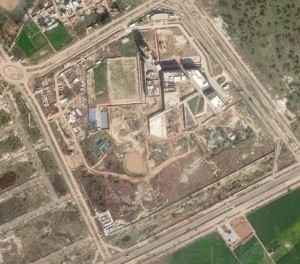
#> input picture Lab 3/sat_image_plaksha.jpg, 300 x 264 px
$ jupyter execute code.ipynb
#> lines starting #> are read from the running program, lines starting #| are printed output that depends on the picture; long printed decimals are rounded
### step 1 : Import Libraries

[cell 1]
import numpy as np
import matplotlib.pyplot as plt
import cv2

### step - 2

[cell 2]
#load_image
sat_image = cv2.imread("sat_image_plaksha.jpg")
#> sat_image is the input picture: shape (264, 300, 3); mean B, G, R 116.6, 136.2, 148
plt.imshow(sat_image)

### step-3

[cell 3]
#convert the image into grey-scale
grey_sat_image = cv2.cvtColor(sat_image , cv2.COLOR_BGR2GRAY)
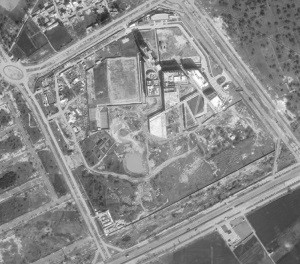
#> grey_sat_image: shape (264, 300); min 35, max 254, mean 137.5
plt.imshow(grey_sat_image)
#grey_sat_image.shape() -> ( 264 , 300 )

### step-4

[cell 4]
#convert the image to double precision
grey_sat_image_double = grey_sat_image.astype(np.float64)
#print(grey_sat_image_double.dtype)

### step 5

[cell 5]
#print(grey_sat_image_double.shape)
#calculating mean of each coloumn (there are 300 coloums in total )
mean_col = np.mean(grey_sat_image_double, axis=0)
#> mean_col = 300 values, max 159.2 at index 157, min 111.7 at index 298, mean 137.5
# for mean in mean_col:
#     print(mean)

[cell 6]
#subtracting coloumn mean from each pixel to get  image_mean_subtracted.
image_mean_subtracted = grey_sat_image_double - mean_col
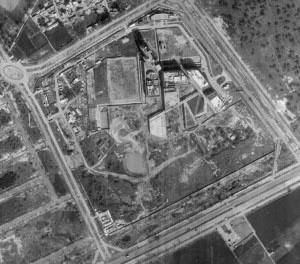
#> image_mean_subtracted: shape (264, 300) float64; min -103, max 127.4, mean 0; drawn with min black and max white
new_mean = np.mean(image_mean_subtracted , axis = 0)
#> new_mean = 300 values, max 8.96e-14 at index 197, min -8.01e-14 at index 191, mean -9.84e-16
'''we subtracte coloumn mean from each pixel inorder to make the data centred .
PCA assumes that data is centred around zero . Our covariance matrix gets affected
and as a result , we have a great chance that wrong Principle components being evaluated for analysis .

'''

### step - 6

[cell 7]
#Computing the co variance matrix using numpy
cov_matrix = np.cov(image_mean_subtracted, rowvar=False)
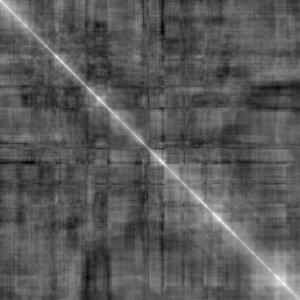
#> cov_matrix: shape (300, 300) float64; min -715.1, max 1729.1, mean 145.8; drawn with min black and max white
'''we must use rowvar = false since by default , np.cov() assumes that each row
as a variable and coloumn as observation . But in PCA , we do the inverse logic of it since our main target here is
coloumn .
'''
#print(cov_matrix.shape)
cov_matrix

### step - 7 and 8

[cell 8]
#computing eigen values and eigen vectors.
eigenvalues, eigenvectors = np.linalg.eigh(cov_matrix)
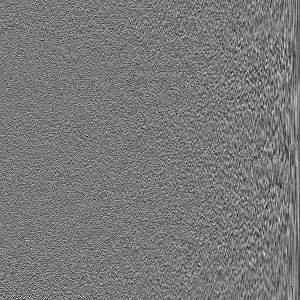
#> eigenvectors: shape (300, 300) float64; min -0.239, max 0.265, mean -7.2e-05; drawn with min black and max white
#> eigenvalues = 300 values from -2.29e-12 to 56329.4

#sorting eigenvalues
#by defalut , these are sorted in ascending order
'''
we need to sort the evalues in such a way that we have largerst evalues (for which we believe that they can most of features )

'''
# in descending order
desc_order_evalues = np.argsort(eigenvalues)[::-1]
#> desc_order_evalues = 300 values, max 299 at index 0, min 0 at index 299, mean 149.5

sorted_eigenvalues = eigenvalues[desc_order_evalues]
#> sorted_eigenvalues = 300 values, max 56329.4 at index 0, min -2.29e-12 at index 299, mean 1217.5
#sorting the evectors
sorted_eigenvectors = eigenvectors[:, desc_order_evalues]
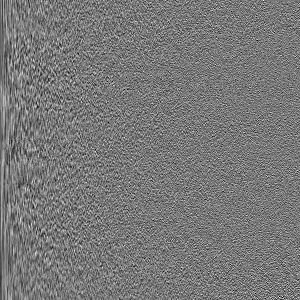
#> sorted_eigenvectors: shape (300, 300) float64; min -0.239, max 0.265, mean -7.2e-05; drawn with min black and max white

'''
Instead of using np.linalg.eig() , I used the np.linalg.eigh() due to the fact
that eig() was also taking imaginary part of eigenvalues into consideration which are
not compatible to be convertable in float.
'''
print(sorted_eigenvalues[:5])
#| [56329.411 36634.002 29399.481 22848.622
#|  17350.883]

### Step-9

[cell 9]
#Define the number of principal components to keep.
num_components = [10, 20, 30, 40, 50, 60, 91]

# each entry represents the number of first k eigenvectors that are needed to be used for analysis

### step 10

[cell 10]
output_images = []

for k in num_components:
    #take top-k eigenvectors
    selected_comp = sorted_eigenvectors[: , :k]
    #project the data onto selected components
    projected_data = np.dot(selected_comp.T , image_mean_subtracted.T).T

    #reconstruct the image back
    reconstructed_image = np.dot(selected_comp , projected_data.T).T + mean_col

    #append the reconstructed image
    output_images.append(reconstructed_image)
#> this loop made 7 passes
#> pass 1, `reconstructed_image = np.dot(selected_comp , projected_data.T).T + mea..`:
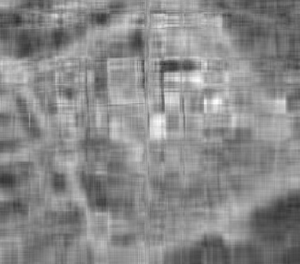
#> reconstructed_image: shape (264, 300) float64; min 46.49, max 254.2, mean 137.5
#> pass 2, `projected_data = np.dot(selected_comp.T , image_mean_subtracted.T).T`:
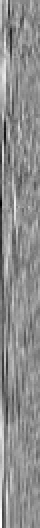
#> projected_data: shape (264, 20) float64 (shown 2 times larger); min -564.5, max 449, mean 0; drawn with min black and max white
#> pass 2, `reconstructed_image = np.dot(selected_comp , projected_data.T).T + mea..`:
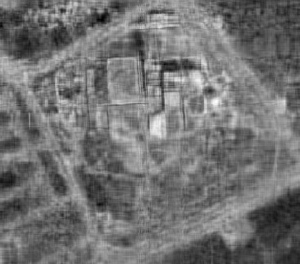
#> reconstructed_image: shape (264, 300) float64; min 31.55, max 266.4, mean 137.5; drawn with min black and max white
#> after the loop:
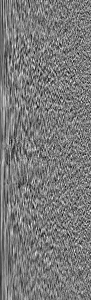
#> selected_comp: shape (300, 91) float64; min -0.222, max 0.239, mean -0.000101; drawn with min black and max white
#> after the loop, output_images = 7 items

### step - 11

[cell 11]
plt.figure(figsize=(15, 8))

plt.title("Dimensionality Reduction using PCA")

for i in range(len(output_images)):

    plt.subplot(2, 4, i + 1)
    plt.imshow(output_images[i], cmap="gray")
    plt.title(f"{num_components[i]} Components")
plt.show()
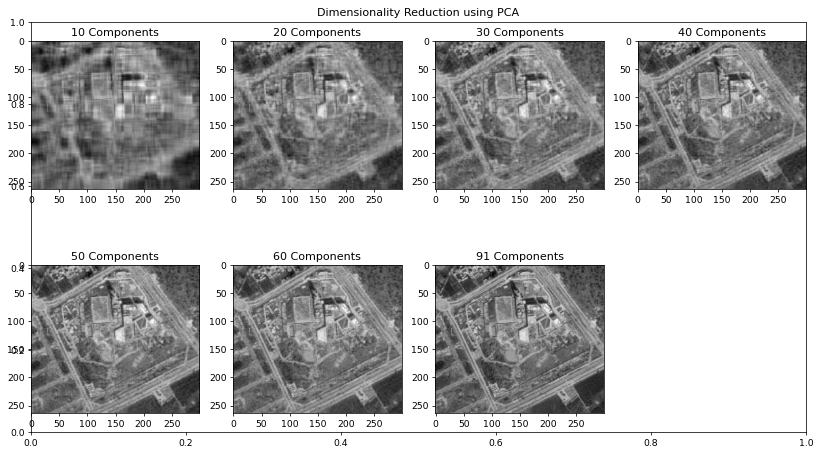
#> figure drawn by matplotlib, 7 panels
